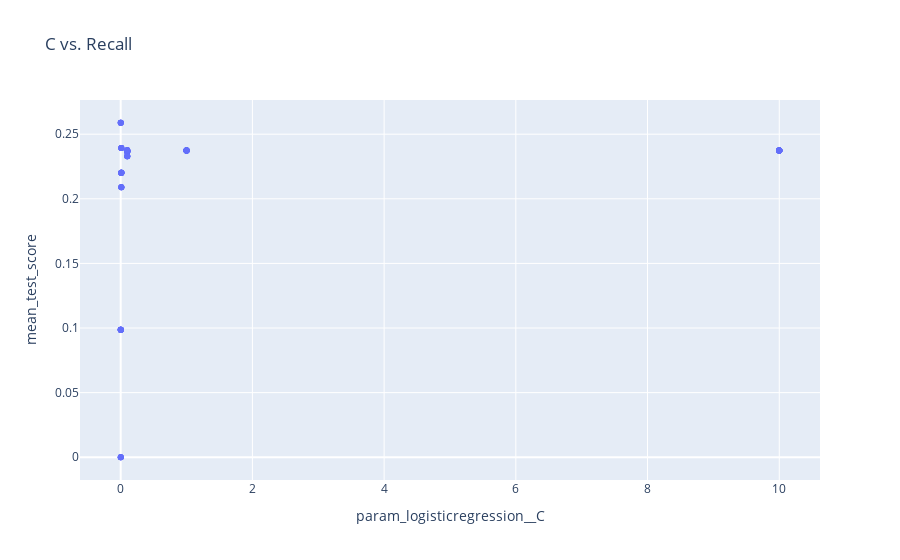

Source (notebook cell):
### Code cell
px.scatter(
    df_regression_search_cv,
    x="param_logisticregression__C",
    y="mean_test_score",
    title="C vs. Recall",
)
